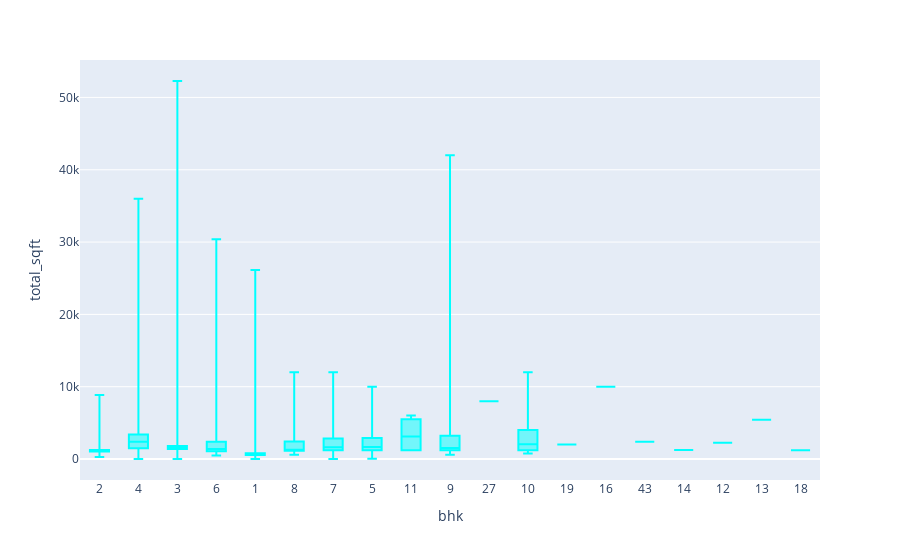

Notebook cell for this chart:
### Code cell
fig = px.box(df,x="bhk",y="total_sqft",color_discrete_sequence=['#00FFFF'],points=False)
fig.show()

### Figure 1 — Plotly figure (JSON) as saved in the notebook; plotly's stock layout.template omitted (floating-point values rounded to 4 significant figures; data arrays with more than 128 entries replaced by an {"elided": "..."} marker saying what was removed)
{"data": [{"alignmentgroup": "True", "boxpoints": false, "hovertemplate": "bhk=%{x}<br>total_sqft=%{y}<extra></extra>", "legendgroup": "", "marker": {"color": "#00FFFF"}, "name": "", "notched": false, "offsetgroup": "", "orientation": "v", "showlegend": false, "type": "box", "x": {"elided": "13320 str values"}, "x0": " ", "xaxis": "x", "y": {"elided": "13320 float values"}, "y0": " ", "yaxis": "y"}], "layout": {"boxmode": "group", "legend": {"tracegroupgap": 0}, "margin": {"t": 60}, "xaxis": {"anchor": "y", "domain": [0, 1], "title": {"text": "bhk"}}, "yaxis": {"anchor": "x", "domain": [0, 1], "title": {"text": "total_sqft"}}}}
